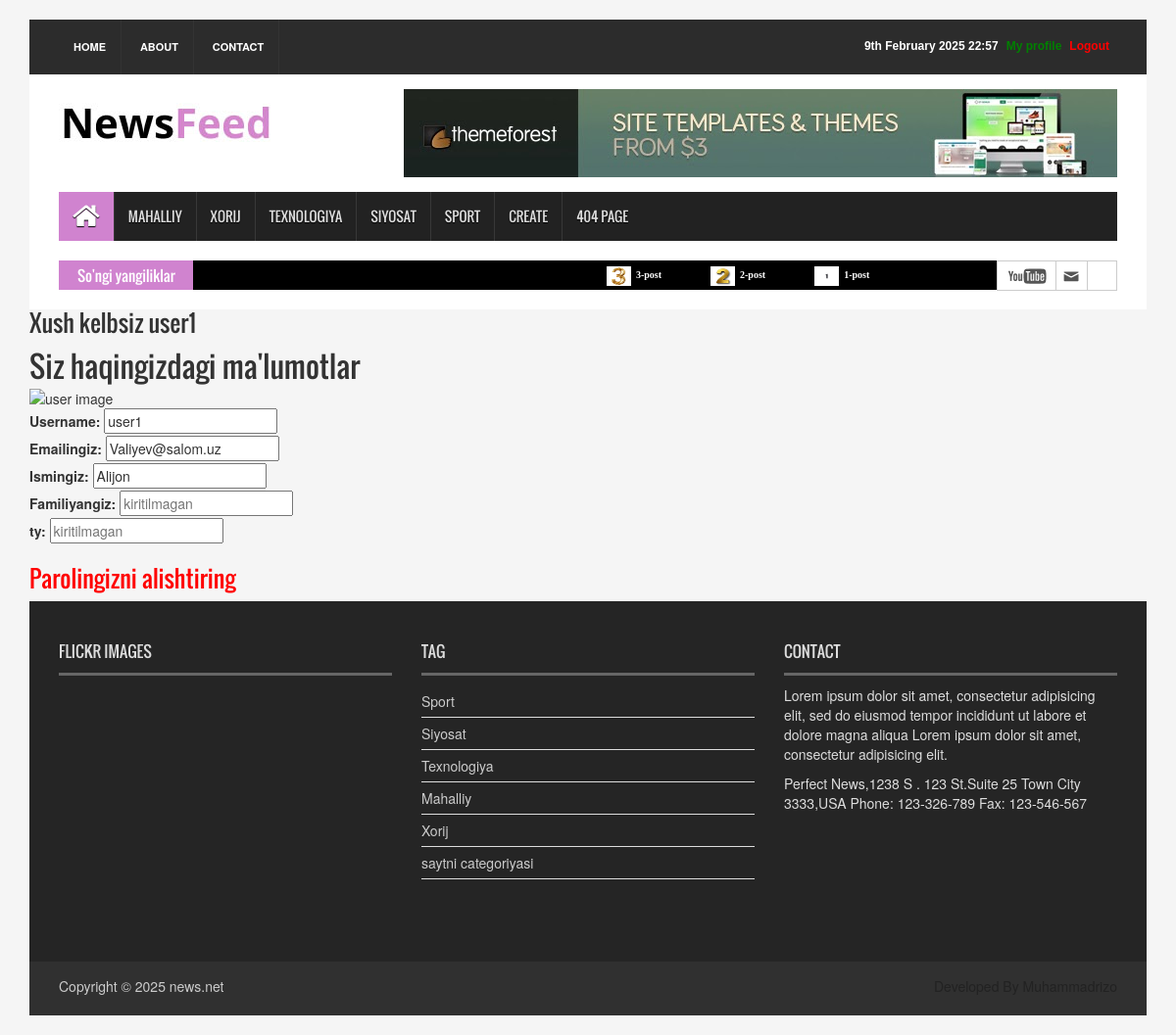
/account/user_profile/ (signed in), run on the app's committed database.
### news_app/models.py (models this page shows, shortened)
class News(models.Model):
    class Status(models.TextChoices):
        Draft = 'DF', 'Draft'
        Published = 'PB', 'Publish'
    title = models.CharField(max_length=250)
    slug = models.SlugField(max_length=250)
    body = models.TextField()
    image = models.ImageField(upload_to='news/images')
    category = models.ForeignKey(Category, on_delete=models.CASCADE)
    publish_time = models.DateTimeField(default=timezone.now)
    created_time = models.DateTimeField(auto_now_add=True)
    update_time = models.DateTimeField(auto_now=True)
    status = models.CharField(max_length=2,
                              choices=Status.choices,
                              default=Status.Draft)
    objects = models.Manager()
    published = PublishedManager()
    class Meta:
        ordering = ["-publish_time"]
    def get_absolute_url(self):
        return reverse("news_detail", args=[self.slug])

class Category(models.Model):
    name = models.CharField(max_length=150)

### account/views.py (the view)
# urls.py: path('user_profile/', profile_view, name="user_profile"),
@login_required
def profile_view(request):
    user = request.user
    context = {
        'user': user,
    }
    return render(request, 'pages/user_profile.html', context)

### news_app/context_processors.py (called while the page is built)
def latest_news(request):
    latest_news = News.published.all().order_by('-publish_time')[:10]
    categories = Category.objects.all()
    context = {
        "latest_news": latest_news,
        "categories": categories
    }
    return context

### news_app/models.py (called while the page is built)
    def get_queryset(self):
        return super().get_queryset().filter(status=News.Status.Published)

### templates/pages/user_profile.html (shortened to what this page needs)
{% extends 'news/base.html' %}
{% load static %}
{% block content %}
    <h3>Xush kelbsiz {{ user.username }}</h3>
    <h2>Siz haqingizdagi ma'lumotlar</h2>
    <img src="{{ user.photo.url }}" alt="user image"><br>
    <label>Username: </label> <input value="{{ user.username }}" readonly placeholder="kiritilmagan"><br>
    <label>Emailingiz: </label> <input value="{{ user.email }}" readonly placeholder="kiritilmagan"><br>
    <label>Ismingiz: </label> <input value="{{ user.first_name }}" readonly placeholder="kiritilmagan"><br>
    <label>Familiyangiz: </label> <input value="{{ user.last_name }}" readonly placeholder="kiritilmagan"><br>
    <label>ty: </label> <input value="{{ user.date_of_birth }}" readonly placeholder="kiritilmagan">
    <h3>
        <a href="{% url 'password_change' %}" style="color:red"> Parolingizni alishtiring </a>
    </h3>
{% endblock content %}

### templates/news/base.html (shortened to what this page needs)
{% load static %}
<!DOCTYPE html>
<html>
<head>
<link rel="stylesheet" type="text/css" href="{% static 'css/bootstrap.min.css' %}">
<link rel="stylesheet" type="text/css" href="{% static 'css/font-awesome.min.css' %}">
<link rel="stylesheet" type="text/css" href="{% static 'css/animate.css' %}">
<link rel="stylesheet" type="text/css" href="{% static 'css/font.css' %}">
<link rel="stylesheet" type="text/css" href="{% static 'css/li-scroller.css' %}">
<link rel="stylesheet" type="text/css" href="{% static 'css/slick.css' %}">
<link rel="stylesheet" type="text/css" href="{% static 'css/jquery.fancybox.css' %}">
<link rel="stylesheet" type="text/css" href="{% static 'css/theme.css' %}">
<link rel="stylesheet" type="text/css" href="{% static 'css/style.css' %}">
</head>
<body>
<div class="container">
  <header id="header">
    <div class="row">
      <div class="col-lg-12 col-md-12 col-sm-12">
        <div class="header_top">
          <div class="header_top_left">
            <ul class="top_nav">
              <li><a href="{% url 'home_page' %}">Home</a></li>
              <li><a href="{% url 'about_page' %}">About</a></li>
              <li><a href="{% url 'contact_page' %}">Contact</a></li>
            </ul>
          </div>
          <div class="header_top_right">
            {% if request.user.is_authenticated %}
            <p><a href="{% url 'logout' %}" style="color:red">Logout</a></p>
            <p><a href="{% url 'user_profile' %}" style="color:green">My profile</a></p>
            {% else %}
            <p><a href="{% url 'login' %}" style="color:red">Saytga kirish</a></p>
            {% endif  %}
            <p>{% now "jS F Y H:i" %}</p>
          </div>
        </div>
      </div>
      <div class="col-lg-12 col-md-12 col-sm-12">
        <div class="header_bottom">
          <div class="logo_area"><a href="{% url 'home_page' %}" class="logo"><img src="{% static 'images/logo.jpg' %}" alt=""></a></div>
          <div class="add_banner"><a href="#"><img src="{% static 'images/addbanner_728x90_V1.jpg' %}" alt=""></a></div>
        </div>
      </div>
    </div>
  </header>
  <section id="navArea">
    <nav class="navbar navbar-inverse" role="navigation">
      <div id="navbar" class="navbar-collapse collapse">
        <ul class="nav navbar-nav main_nav">
          <li class="active"><a href="{% url 'home_page' %}"><span class="fa fa-home desktop-home"></span><span class="mobile-show">Home</span></a></li>
          <li><a href="{% url 'local_page' %}">Mahalliy</a></li>
          <li><a href="{% url 'xorij_page' %}">Xorij</a></li>
          <li><a href="{% url 'texno_page' %}">Texnologiya</a></li>
          <li><a href="{% url 'siyosiy_page' %}">Siyosat</a></li>
          <li><a href="{% url 'sportnews_page' %}">Sport</a></li>
          <li><a href="{% url 'create_view' %}">Create</a></li>
          <li><a href="#">404 Page</a></li>
        </ul>
      </div>
    </nav>
  </section>
  <section id="newsSection">
    <div class="row">
      <div class="col-lg-12 col-md-12">
        <div class="latest_newsarea"> <span>So'ngi yangiliklar</span>
          <ul id="ticker01" class="news_sticker">
            {% for xabar in latest_news %}
            <li><a href="{{ xabar.get_absolute_url }}"><img src="{{ xabar.image.url }}" alt="">{{ xabar.title | truncatewords:2 }}</a></li>
            {% endfor %}
          </ul>
          <div class="social_area">
            <ul class="social_nav">
              <li class="youtube"><a href="www.youtube.com/@toxic11x"></a></li>
              <li class="mail"><a href="https://mail.google.com/imtoxic2011@gmail.com"></a></li>
              <li class="telegram"><a href="https://t.me/im_0720"></a></li>
            </ul>
          </div>
        </div>
      </div>
    </div>
  </section>
{% block content %}
{% endblock content %}
  <footer id="footer">
    <div class="footer_top">
      <div class="row">
        <div class="col-lg-4 col-md-4 col-sm-4">
          <div class="footer_widget wow fadeInLeftBig">
            <h2>Flickr Images</h2>
          </div>
        </div>
        <div class="col-lg-4 col-md-4 col-sm-4">
          <div class="footer_widget wow fadeInDown">
            <h2>Tag</h2>
            <ul class="tag_nav">
              {% for i in categories %}
              <li><a href="#">{{ i.name }}</a></li>
              {% endfor %}
            </ul>
          </div>
        </div>
        <div class="col-lg-4 col-md-4 col-sm-4">
          <div class="footer_widget wow fadeInRightBig">
            <h2>Contact</h2>
            <p>Lorem ipsum dolor sit amet, consectetur adipisicing elit, sed do eiusmod tempor incididunt ut labore et dolore magna aliqua Lorem ipsum dolor sit amet, consectetur adipisicing elit.</p>
            <address>
            Perfect News,1238 S . 123 St.Suite 25 Town City 3333,USA Phone: 123-326-789 Fax: 123-546-567
            </address>
          </div>
        </div>
      </div>
    </div>
    <div class="footer_bottom">
      <p class="copyright">Copyright &copy; 2025 <a href="{% url 'home_page' %}">news.net</a></p>
      <p class="developer">Developed By Muhammadrizo</p>
    </div>
  </footer>
</div>
</body>
</html>

### static/css/li-scroller.css (style rules this page uses)
ul.newsticker { position:relative; left:750px; font:bold 10px Verdana; list-style-type:none; margin:0; padding:0 }
ul.newsticker li { float:left; margin:0; padding:0 }
ul.newsticker a { white-space:nowrap; padding:0; color:#fff; margin:0 50px 0 0 }
ul.newsticker a > img { height:20px; margin-right:5px; width:25px }

### static/css/theme.css (style rules this page uses)
.navbar-inverse .navbar-nav > .active > a, .navbar-inverse .navbar-nav > .active > a:hover, .navbar-inverse .navbar-nav > .active > a:focus { background-color:#d083cf }
.latest_newsarea span { background:none repeat scroll 0 0 #d083cf }

### data on the page
News: image (picture), title "3-post"
News: image (picture), title "2-post"
News: image (picture), title "1-post"
Category: name "Sport"
Category: name "Siyosat"
Category: name "Texnologiya"
Category: name "Mahalliy"
Category: name "Xorij"
Category: name "saytni categoriyasi"

### other printed values
{{ user.username }} "user1"
